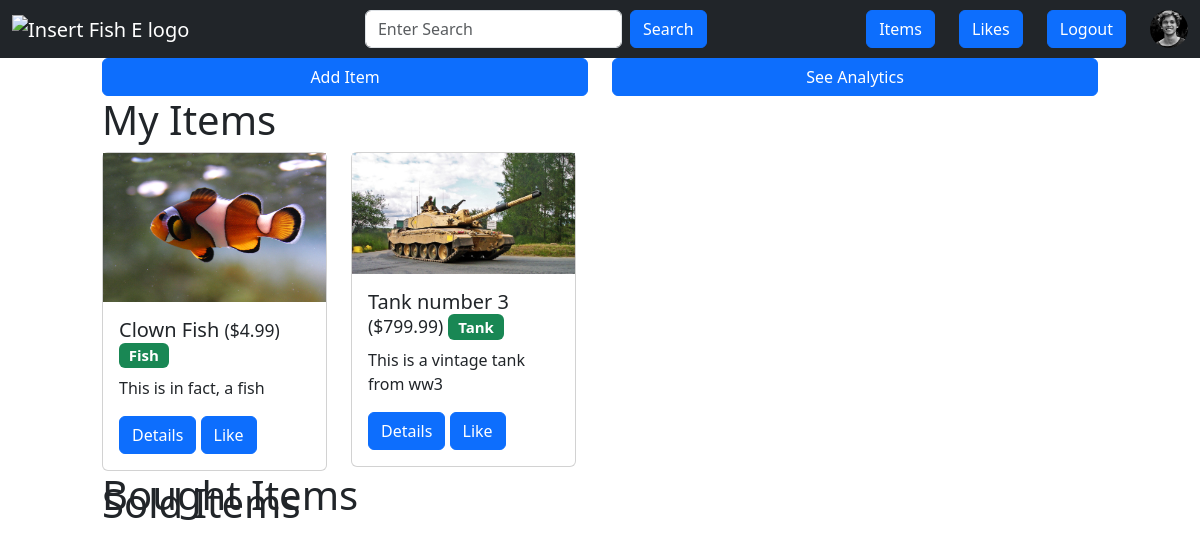
/myitems (signed in), run on the app's committed database.
### app.py (models this page shows, shortened)
class User(db.Model, UserMixin):
    id = db.Column(db.Integer, primary_key=True)
    username = db.Column(db.String(20), unique=True, nullable=False)
    email = db.Column(db.String(120), unique=True, nullable=False)
    description = db.Column(db.String(500), nullable=True)
    image_file = db.Column(db.String(20), nullable=False, default="default.jpg")
    password = db.Column(db.String(60), nullable=False)
    date_joined = db.Column(db.DateTime, nullable=False, default=datetime.utcnow)
    items = db.relationship("Item", backref="author", lazy=True)
    bought = db.relationship(
        "Transaction", foreign_keys="Transaction.user_id", backref="buyer", lazy=True
    )
    sold = db.relationship(
        "Transaction", foreign_keys="Transaction.vendor_id", backref="seller", lazy=True
    )
    reviews = db.relationship(
        "Review", foreign_keys="Review.user_id", backref="author", lazy=True
    )
    reviewed = db.relationship(
        "Review", foreign_keys="Review.recipient_id", backref="getter", lazy=True
    )
    liked = db.relationship(
        "ItemLike", foreign_keys="ItemLike.user_id", backref="user", lazy=True
    )
    def has_liked_item(self, item):
        return (
            ItemLike.query.filter(
                ItemLike.user_id == self.id, ItemLike.item_id == item.id
            ).count()
            > 0
        )

class Item(db.Model):
    __searchable__ = ["name", "description"]
    id = db.Column(db.Integer, primary_key=True)
    user_id = db.Column(db.Integer, db.ForeignKey("user.id"), nullable=False)
    name = db.Column(db.String(100), nullable=False)
    description = db.Column(db.String(500), nullable=False)
    category = db.Column(db.String(20), nullable=True)
    base_price = db.Column(db.Float, nullable=False)
    image_file = db.Column(db.String(200), nullable=False, default="default.jpg")
    date_posted = db.Column(db.DateTime, nullable=False, default=datetime.utcnow)
    likes = db.relationship("ItemLike", backref="item", lazy=True)
    status = db.Column(
        db.String(10), nullable=False, default="available"
    )  # "available" or "sold"

### app.py (the view)
@app.route("/myitems")
@login_required
def render_my_items():
    search_form = SearchForm()
    b_transactions = current_user.bought
    b_items = [
        Item.query.filter_by(id=transaction.item_id).first()
        for transaction in b_transactions
    ]
    s_transactions = current_user.sold
    s_items = [
        Item.query.filter_by(id=transaction.item_id).first()
        for transaction in s_transactions
    ]
    L_items = Item.query.filter_by(user_id=current_user.id, status="available").all()
    return render_template(
        "my_item.html",
        search_form=search_form,
        b_items=b_items,
        s_items=s_items,
        L_items=L_items,
    )

### app.py
class SearchForm(FlaskForm):
    search = StringField(
        validators=[DataRequired()], render_kw={"placeholder": "Enter Search"}
    )
    submit = SubmitField("Search")

### app.py (called while the page is built)
@login_manager.user_loader
def load_user(user_id):
    return User.query.get(int(user_id))

### templates/my_item.html (shortened to what this page needs)
{% from 'macros/navbar.html' import navbar %}
{% from 'macros/base_items.html' import base_items %}
{% extends 'base.html' %}
{% block content %}
{{ navbar(search_form, current_user) }}
<div class="container">
    <div class="row mx-5">
        <div class="col btn-group"><a href="/item/add" style="width: 100%;"><button class="btn btn-primary"
                    style="width: 100%;">Add Item</button></a></div>
        <div class="col btn-group"><a href="/analytics" style="width: 100%"><button class="btn btn-primary"
                    style="width: 100%;">See Analytics</button></a></div>
    </div>
    <div class="row mx-5">
        {{ base_items("My Items", L_items, current_user) }}
    </div>
    <div class="row mx-5">
        {{ base_items("Bought Items", b_items, current_user) }}
    </div>
    <div class="row mx-5">
        {{ base_items("Sold Items", s_items, current_user) }}
    </div>
</div>
{% endblock content %}

### templates/macros/navbar.html (shortened to what this page needs)
{% macro navbar(form, current_user) %}
<nav class="navbar navbar-expand-lg navbar-dark bg-dark">
    <div class="container-fluid">
        <a class="navbar-brand" href="/home"><img src="" alt="Insert Fish E logo"></a>
        <form class="d-flex" action="/search" method="get">
            {{ form.search(class_="form-control me-2") }}
            {{ form.submit(class_="btn btn-primary") }}
        </form>
        <div class="d-flex row">
            {% if current_user.is_authenticated %}
            <div class="col">
                <a href="/myitems"><button class="btn btn-primary">Items</button></a>
            </div>
            <div class="col">
                <a href="/likes"><button class="btn btn-primary">Likes</button></a>
            </div>
            <div class="col">
                <a href="/logout"><button class="btn btn-primary">Logout</button></a>
            </div>
            <div class="col">
                <a href="/profile/{{ current_user.id }}"><img
                        src="{{ url_for('static', filename='img/profile/' + current_user.image_file) }}" alt="pfp"
                        class="rounded-circle" width="38px"></a>
            </div>
            {% endif %}
        </div>
    </div>
</nav>
{% endmacro %}

### templates/macros/base_items.html
{% from 'macros/item_card.html' import item_card %}
{% macro base_items(title, items, current_user) %}
<div class="row">
    <div class="col">
        <div class="row">
            <div class="col">
                <h1>{{ title }}</h1>
            </div>
        </div>
        <div class="row gy-5">
            {% for item in items %}
            <div class="col-md-3">
                {{ item_card(item, current_user) }}
            </div>
            {% endfor %}
        </div>
    </div>
</div>
{% endmacro %}

### templates/macros/item_card.html
{% macro item_card(item, current_user) %}
<div class="card">
    <img src="{{ url_for('static', filename='img/fish/' + item.image_file) }}" alt="insert image"
        style="display: block; max-width: 100%; height: auto;">
    <div class="card-body">
        <h5 class="card-title">{{ item.name }}
            {% if item.status == "bought" %}
            <small>(bought)</small>
            {% else %}
            <small>(${{ item.base_price }})</small>
            {% endif %}
            <span class="badge bg-success">{{ item.category }}</span>
        </h5>
        <p class="card-text">{{ item.description }}</p>
        <a href="/item/{{ item.id }}" class="btn btn-primary">Details</a>
        {% if current_user.is_authenticated %}
        {% if not current_user.has_liked_item(item) %}
        <a href="{{ url_for('like_action', item_id=item.id, action='like') }}" class="btn btn-primary">Like</a>
        {% else %}
        <a href="{{ url_for('like_action', item_id=item.id, action='unlike') }}" class="btn btn-primary">Unlike</a>
        {% endif %}
        {% else %}
        <a href="{{ url_for('like_action', item_id=item.id, action='like') }}" class="btn btn-primary">Like</a>
        {% endif %}
    </div>
</div>
{% endmacro %}

### data on the page
User: image_file (placeholder picture)
Item: image_file (picture), name "Clown Fish", base_price "4.99", category "Fish", description "This is in fact, a fish"
Item: image_file (picture), name "Tank number 3", base_price "799.99", category "Tank", description "This is a vintage tank from ww3"

### other printed values
{{ title }} "My Items Bought Items Sold Items"
